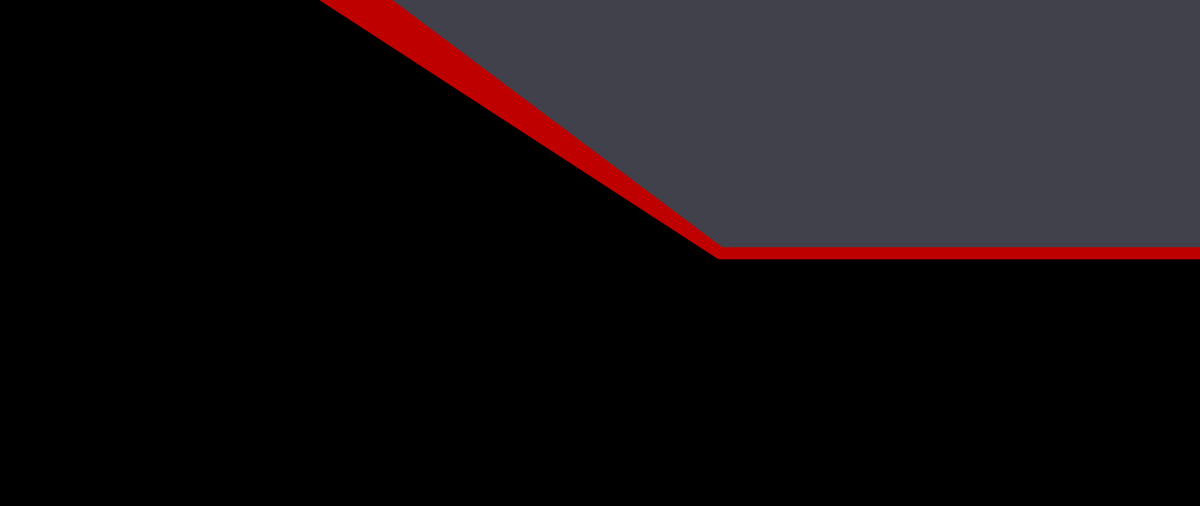
Frame 1 (no input)
Frame 2 (the mouse pressed at the canvas centre, redrawn once): identical to frame 1, image omitted

The Processing sketch that drew this single still picture (run headless with seeded random() and noise(); the mouse was pressed at the canvas centre and the sketch redrawn once):

// Processing sketch: a_team_the
// ── a_team_the.pde
// Manuale di Programmazione Cinematografica - Volume 4
// Daniele Olmisani, 2017

// The A-Team (2010)
// Action, Adventure, Comedy
// http://www.imdb.com/title/tt0429493/


final color PAPER = color(0);
final color INK1 = color(65, 65, 75);
final color INK2 = color(190, 0, 0);


void setup() {
  size(2560, 1080);
  noLoop();
}

void draw() {
  
  final float S = min(width, height);
  final float U = 0.002;

  translate(0.6*width, 0.5*height);
  scale(S);
  
  background(PAPER);
  
  fill(INK1);
  noStroke();
  quad(-2.0, -1.5, 0.0, 0.0, 2.0, 0.0, -1.5, -2.0);
  
  fill(INK2);
  stroke(INK2);
  strokeWeight(12*U);
  
  line(0.0, 0.0, 2.0, 0.0);
  triangle(-2.0, -1.5, 0.0, 0.0, -2.0, -1.3);
  
  save("the-a-team.png");
}
